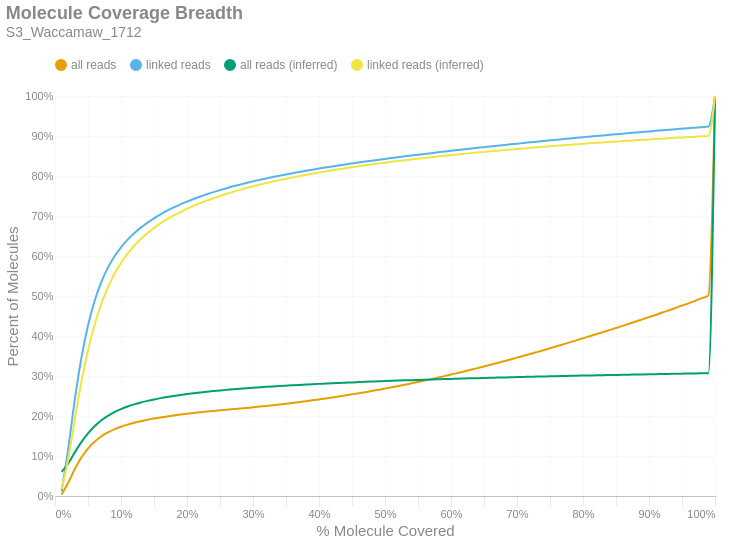

Notebook cell for this chart:
### Markdown cell above
### Molecule Read Coverage
This chart shows molecule coverage breadth as computed by the number of bases aligned to that molecule. In other words, "*how much of each unique long molecule is actually sequenced/aligned?*" Keep in mind there is a distinction between sequences and alignments, since some sequences belonging to a particular molecule may not align well and wouldn't appear in the alignment data. This chart also shows molecule coverage breadth as computed by the *inferred fragment* from which the aligned sequences originate. Unlike read coverage, this calculation takes into account the total insert size, including unsequenced gaps between the forward and reverse reads. Like the previous figures, these are cumulative percents.

### Code cell
if SKIPLR:
    print_html(f"Skipped")
else:
    binned_df = consolidated_hist(valids['coverage_bp'], mask, 0.01, True)
    binned_df_inf = consolidated_hist(valids['coverage_inserts'], mask, 0.01, True)
    binned_df = binned_df.with_columns(pl.lit(binned_df_inf['all reads (cumsum)']).alias('all reads (inferred)'))
    binned_df = binned_df.with_columns(pl.lit(binned_df_inf['linked reads (cumsum)']).alias('linked reads (inferred)'))
    binned_df = binned_df.with_columns(
        (pl.col('bin').cast(pl.Float64) + 0.01).alias('right_edge')
    )

    with SafeRender(binned_df):
        (
            density_plot(binned_df, 'Molecule Coverage Breadth', samplename, 'molcov', ['all reads (inferred)','linked reads (inferred)'])
            .encode(
                #x=alt.X('bin:Q', title="% Molecule Covered").axis(format = '%').scale(padding=0),
                x=alt.X('right_edge:Q', title="% Molecule Covered").axis(format='%').scale(padding=0),
                y=alt.Y('value:Q', title='Percent of Molecules')
                    .axis(format='%')
                    .stack(False)
                    .scale(domainMin=0, padding=0),
                color=alt.Color("key:N").scale(domain = ["all reads", "linked reads", "all reads (inferred)", "linked reads (inferred)"]),
                tooltip = [
                    alt.Tooltip("key:N", title = "Data Type"),
                    alt.Tooltip("range_label:N", title="% Molecule Covered"),
                    alt.Tooltip("value:Q", format = ".2%", title="% Molecules")
                ]
            )
        ).display()

### Figure 1 — Vega-Lite specification as saved in the notebook (floating-point values rounded to 4 significant figures)
{"width": "container", "height": 400, "config": {"title": {"anchor": "start", "dy": -15, "fontSize": 18, "color": "#888888", "subtitleColor": "#888888", "subtitleFontSize": 14}, "arc": {"fill": "#0072B2"}, "axis": {"domainColor": "#888888", "domainWidth": 0.5, "gridWidth": 0.2, "grid": false, "titleFontWeight": 400, "titleFontSize": 15, "labelFontSize": 11, "labelColor": "#888888", "tickColor": "#888888", "tickWidth": 0.2, "titleColor": "#888888"}, "axisBand": {"grid": false}, "axisX": {"grid": true, "tickSize": 10, "domainCap": "round"}, "axisY": {"domain": false, "grid": true, "tickSize": 0, "domainCap": "round"}, "background": "transparent", "header": {"labelFontSize": 15, "labelColor": "#888888", "titleFontSize": 15, "titleFontWeight": 600, "titleColor": "#888888"}, "legend": {"labelFont": "sans-serif", "labelFontSize": 12, "labelColor": "#888888", "symbolSize": 100, "symbolType": "circle", "titleFontSize": 12, "titlePadding": 10, "titleColor": "#888888", "title": null, "orient": "top"}, "range": {"category": ["#E69F00", "#56B4E9", "#009E73", "#F0E442", "#0072B2", "#D55E00", "#CC79A7", "#000000"], "diverging": ["#cfe8f3", "#a2d4ec", "#73bfe2", "#46abdb", "#1696d2", "#12719e"]}, "area": {"fill": "#0072B2", "fillOpacity": 0.7, "line": true, "strokeOpacity": 0.7}, "line": {"color": "#0072B2", "stroke": "#0072B2", "strokeWidth": 2}, "trail": {"color": "#0072B2", "stroke": "#0072B2", "strokeWidth": 0, "size": 1}, "point": {"filled": true, "fillOpacity": 1.0, "size": 95}, "text": {"color": "#888888", "fontSize": 11, "align": "right", "fontWeight": 400, "size": 11}, "bar": {"fill": "#0072B2", "stroke": null}, "view": {"stroke": null, "continuousWidth": 660, "continuousHeight": 400}}, "data": {"name": "data-750634aaa6be55326b8d40a6f3539c13"}, "mark": {"type": "line", "interpolate": "monotone", "point": {"opacity": 0, "size": 275}}, "encoding": {"color": {"field": "key", "scale": {"domain": ["all reads", "linked reads", "all reads (inferred)", "linked reads (inferred)"]}, "type": "nominal"}, "tooltip": [{"field": "key", "title": "Data Type", "type": "nominal"}, {"field": "range_label", "title": "% Molecule Covered", "type": "nominal"}, {"field": "value", "format": ".2%", "title": "% Molecules", "type": "quantitative"}], "x": {"axis": {"format": "%"}, "field": "right_edge", "scale": {"padding": 0}, "title": "% Molecule Covered", "type": "quantitative"}, "y": {"axis": {"format": "%"}, "field": "value", "scale": {"domainMin": 0, "padding": 0}, "stack": false, "title": "Percent of Molecules", "type": "quantitative"}}, "params": [{"name": "param_c36ac31b6afebe62", "select": {"type": "point", "fields": ["key"]}, "bind": "legend"}], "title": {"text": "Molecule Coverage Breadth", "subtitle": "S3_Waccamaw_1712"}, "transform": [{"fold": ["all reads (cumsum)", "linked reads (cumsum)", "all reads (inferred)", "linked reads (inferred)"]}, {"calculate": "replace(datum.key, ' (cumsum)', '')", "as": "key"}, {"filter": {"param": "param_c36ac31b6afebe62"}}], "usermeta": {"embedOptions": {"downloadFileName": "S3_Waccamaw_1712.molcov"}}, "$schema": "https://vega.github.io/schema/vega-lite/v6.1.0.json", "datasets": {"data-750634aaa6be55326b8d40a6f3539c13": [{"bin": "0.0", "interval": "0.0-0.01", "all reads": 0.003488, "linked reads": 0.01167, "all reads (cumsum)": 0.003488, "linked reads (cumsum)": 0.01167, "range_label": "0.0-0.01", "all reads (inferred)": 0.06038, "linked reads (inferred)": 0.01755, "right_edge": 0.01}, {"bin": "0.01", "interval": "0.01-0.02", "all reads": 0.02964, "linked reads": 0.106, "all reads (cumsum)": 0.03313, "linked reads (cumsum)": 0.1177, "range_label": "0.01-0.02", "all reads (inferred)": 0.08139, "linked reads (inferred)": 0.09251, "right_edge": 0.02}, {"bin": "0.02", "interval": "0.02-0.03", "all reads": 0.03421, "linked reads": 0.1232, "all reads (cumsum)": 0.06734, "linked reads (cumsum)": 0.2409, "range_label": "0.02-0.03", "all reads (inferred)": 0.1091, "linked reads (inferred)": 0.1923, "right_edge": 0.03}, {"bin": "0.03", "interval": "0.03-0.04", "all reads": 0.02892, "linked reads": 0.1043, "all reads (cumsum)": 0.09626, "linked reads (cumsum)": 0.3452, "range_label": "0.03-0.04", "all reads (inferred)": 0.1348, "linked reads (inferred)": 0.2852, "right_edge": 0.04}, {"bin": "0.04", "interval": "0.04-0.05", "all reads": 0.02242, "linked reads": 0.08087, "all reads (cumsum)": 0.1187, "linked reads (cumsum)": 0.426, "range_label": "0.04-0.05", "all reads (inferred)": 0.1566, "linked reads (inferred)": 0.364, "right_edge": 0.05}, {"bin": "0.05", "interval": "0.05-0.06", "all reads": 0.0171, "linked reads": 0.06155, "all reads (cumsum)": 0.1358, "linked reads (cumsum)": 0.4876, "range_label": "0.05-0.06", "all reads (inferred)": 0.1743, "linked reads (inferred)": 0.4279, "right_edge": 0.06}, {"bin": "0.06", "interval": "0.06-0.07", "all reads": 0.01297, "linked reads": 0.04667, "all reads (cumsum)": 0.1488, "linked reads (cumsum)": 0.5343, "range_label": "0.06-0.07", "all reads (inferred)": 0.1886, "linked reads (inferred)": 0.4796, "right_edge": 0.07}, {"bin": "0.07", "interval": "0.07-0.08", "all reads": 0.01004, "linked reads": 0.03606, "all reads (cumsum)": 0.1588, "linked reads (cumsum)": 0.5703, "range_label": "0.07-0.08", "all reads (inferred)": 0.2001, "linked reads (inferred)": 0.5211, "right_edge": 0.08}, {"bin": "0.08", "interval": "0.08-0.09", "all reads": 0.007932, "linked reads": 0.02846, "all reads (cumsum)": 0.1667, "linked reads (cumsum)": 0.5988, "range_label": "0.08-0.09", "all reads (inferred)": 0.2095, "linked reads (inferred)": 0.5549, "right_edge": 0.09}, {"bin": "0.09", "interval": "0.09-0.1", "all reads": 0.006429, "linked reads": 0.02301, "all reads (cumsum)": 0.1732, "linked reads (cumsum)": 0.6218, "range_label": "0.09-0.1", "all reads (inferred)": 0.2172, "linked reads (inferred)": 0.5827, "right_edge": 0.1}, {"bin": "0.1", "interval": "0.1-0.11", "all reads": 0.005351, "linked reads": 0.01906, "all reads (cumsum)": 0.1785, "linked reads (cumsum)": 0.6408, "range_label": "0.1-0.11", "all reads (inferred)": 0.2236, "linked reads (inferred)": 0.6059, "right_edge": 0.11}, {"bin": "0.11", "interval": "0.11-0.12", "all reads": 0.004527, "linked reads": 0.01609, "all reads (cumsum)": 0.183, "linked reads (cumsum)": 0.6569, "range_label": "0.11-0.12", "all reads (inferred)": 0.2291, "linked reads (inferred)": 0.6257, "right_edge": 0.12}, {"bin": "0.12", "interval": "0.12-0.13", "all reads": 0.003937, "linked reads": 0.01401, "all reads (cumsum)": 0.187, "linked reads (cumsum)": 0.6709, "range_label": "0.12-0.13", "all reads (inferred)": 0.2338, "linked reads (inferred)": 0.6425, "right_edge": 0.13}, {"bin": "0.13", "interval": "0.13-0.14", "all reads": 0.003477, "linked reads": 0.01232, "all reads (cumsum)": 0.1905, "linked reads (cumsum)": 0.6833, "range_label": "0.13-0.14", "all reads (inferred)": 0.2378, "linked reads (inferred)": 0.657, "right_edge": 0.14}, {"bin": "0.14", "interval": "0.14-0.15", "all reads": 0.003124, "linked reads": 0.01103, "all reads (cumsum)": 0.1936, "linked reads (cumsum)": 0.6943, "range_label": "0.14-0.15", "all reads (inferred)": 0.2414, "linked reads (inferred)": 0.6701, "right_edge": 0.15}, {"bin": "0.15", "interval": "0.15-0.16", "all reads": 0.002806, "linked reads": 0.009892, "all reads (cumsum)": 0.1964, "linked reads (cumsum)": 0.7042, "range_label": "0.15-0.16", "all reads (inferred)": 0.2447, "linked reads (inferred)": 0.6816, "right_edge": 0.16}, {"bin": "0.16", "interval": "0.16-0.17", "all reads": 0.00257, "linked reads": 0.008995, "all reads (cumsum)": 0.199, "linked reads (cumsum)": 0.7132, "range_label": "0.16-0.17", "all reads (inferred)": 0.2475, "linked reads (inferred)": 0.6919, "right_edge": 0.17}, {"bin": "0.17", "interval": "0.17-0.18", "all reads": 0.002379, "linked reads": 0.008284, "all reads (cumsum)": 0.2013, "linked reads (cumsum)": 0.7215, "range_label": "0.17-0.18", "all reads (inferred)": 0.2502, "linked reads (inferred)": 0.7013, "right_edge": 0.18}, {"bin": "0.18", "interval": "0.18-0.19", "all reads": 0.002175, "linked reads": 0.00753, "all reads (cumsum)": 0.2035, "linked reads (cumsum)": 0.729, "range_label": "0.18-0.19", "all reads (inferred)": 0.2526, "linked reads (inferred)": 0.7099, "right_edge": 0.19}, {"bin": "0.19", "interval": "0.19-0.2", "all reads": 0.002051, "linked reads": 0.007041, "all reads (cumsum)": 0.2056, "linked reads (cumsum)": 0.736, "range_label": "0.19-0.2", "all reads (inferred)": 0.2548, "linked reads (inferred)": 0.7179, "right_edge": 0.2}, {"bin": "0.2", "interval": "0.2-0.21", "all reads": 0.0019, "linked reads": 0.006473, "all reads (cumsum)": 0.2075, "linked reads (cumsum)": 0.7425, "range_label": "0.2-0.21", "all reads (inferred)": 0.2568, "linked reads (inferred)": 0.7252, "right_edge": 0.21}, {"bin": "0.21", "interval": "0.21-0.22", "all reads": 0.001809, "linked reads": 0.00609, "all reads (cumsum)": 0.2093, "linked reads (cumsum)": 0.7486, "range_label": "0.21-0.22", "all reads (inferred)": 0.2587, "linked reads (inferred)": 0.732, "right_edge": 0.22}, {"bin": "0.22", "interval": "0.22-0.23", "all reads": 0.001719, "linked reads": 0.005732, "all reads (cumsum)": 0.211, "linked reads (cumsum)": 0.7543, "range_label": "0.22-0.23", "all reads (inferred)": 0.2605, "linked reads (inferred)": 0.7384, "right_edge": 0.23}, {"bin": "0.23", "interval": "0.23-0.24", "all reads": 0.001632, "linked reads": 0.005372, "all reads (cumsum)": 0.2126, "linked reads (cumsum)": 0.7597, "range_label": "0.23-0.24", "all reads (inferred)": 0.2622, "linked reads (inferred)": 0.7445, "right_edge": 0.24}, {"bin": "0.24", "interval": "0.24-0.25", "all reads": 0.001566, "linked reads": 0.005069, "all reads (cumsum)": 0.2142, "linked reads (cumsum)": 0.7648, "range_label": "0.24-0.25", "all reads (inferred)": 0.2638, "linked reads (inferred)": 0.7502, "right_edge": 0.25}, {"bin": "0.25", "interval": "0.25-0.26", "all reads": 0.001521, "linked reads": 0.004817, "all reads (cumsum)": 0.2157, "linked reads (cumsum)": 0.7696, "range_label": "0.25-0.26", "all reads (inferred)": 0.2653, "linked reads (inferred)": 0.7555, "right_edge": 0.26}, {"bin": "0.26", "interval": "0.26-0.27", "all reads": 0.001492, "linked reads": 0.004569, "all reads (cumsum)": 0.2172, "linked reads (cumsum)": 0.7742, "range_label": "0.26-0.27", "all reads (inferred)": 0.2667, "linked reads (inferred)": 0.7606, "right_edge": 0.27}, {"bin": "0.27", "interval": "0.27-0.28", "all reads": 0.001471, "linked reads": 0.004208, "all reads (cumsum)": 0.2187, "linked reads (cumsum)": 0.7784, "range_label": "0.27-0.28", "all reads (inferred)": 0.2681, "linked reads (inferred)": 0.7654, "right_edge": 0.28}, {"bin": "0.28", "interval": "0.28-0.29", "all reads": 0.001543, "linked reads": 0.00412, "all reads (cumsum)": 0.2202, "linked reads (cumsum)": 0.7825, "range_label": "0.28-0.29", "all reads (inferred)": 0.2694, "linked reads (inferred)": 0.7699, "right_edge": 0.29}, {"bin": "0.29", "interval": "0.29-0.3", "all reads": 0.001621, "linked reads": 0.004018, "all reads (cumsum)": 0.2218, "linked reads (cumsum)": 0.7865, "range_label": "0.29-0.3", "all reads (inferred)": 0.2706, "linked reads (inferred)": 0.7743, "right_edge": 0.3}, {"bin": "0.3", "interval": "0.3-0.31", "all reads": 0.001648, "linked reads": 0.003763, "all reads (cumsum)": 0.2235, "linked reads (cumsum)": 0.7903, "range_label": "0.3-0.31", "all reads (inferred)": 0.2717, "linked reads (inferred)": 0.7783, "right_edge": 0.31}, {"bin": "0.31", "interval": "0.31-0.32", "all reads": 0.001688, "linked reads": 0.00351, "all reads (cumsum)": 0.2252, "linked reads (cumsum)": 0.7938, "range_label": "0.31-0.32", "all reads (inferred)": 0.2729, "linked reads (inferred)": 0.7824, "right_edge": 0.32}, {"bin": "0.32", "interval": "0.32-0.33", "all reads": 0.001796, "linked reads": 0.0035, "all reads (cumsum)": 0.227, "linked reads (cumsum)": 0.7973, "range_label": "0.32-0.33", "all reads (inferred)": 0.2739, "linked reads (inferred)": 0.7861, "right_edge": 0.33}, {"bin": "0.33", "interval": "0.33-0.34", "all reads": 0.001862, "linked reads": 0.003372, "all reads (cumsum)": 0.2288, "linked reads (cumsum)": 0.8006, "range_label": "0.33-0.34", "all reads (inferred)": 0.2749, "linked reads (inferred)": 0.7897, "right_edge": 0.34}, {"bin": "0.34", "interval": "0.34-0.35", "all reads": 0.001926, "linked reads": 0.003238, "all reads (cumsum)": 0.2308, "linked reads (cumsum)": 0.8039, "range_label": "0.34-0.35", "all reads (inferred)": 0.2759, "linked reads (inferred)": 0.793, "right_edge": 0.35}, {"bin": "0.35", "interval": "0.35-0.36", "all reads": 0.001984, "linked reads": 0.003133, "all reads (cumsum)": 0.2327, "linked reads (cumsum)": 0.807, "range_label": "0.35-0.36", "all reads (inferred)": 0.2768, "linked reads (inferred)": 0.7963, "right_edge": 0.36}, {"bin": "0.36", "interval": "0.36-0.37", "all reads": 0.002087, "linked reads": 0.00311, "all reads (cumsum)": 0.2348, "linked reads (cumsum)": 0.8101, "range_label": "0.36-0.37", "all reads (inferred)": 0.2777, "linked reads (inferred)": 0.7996, "right_edge": 0.37}, {"bin": "0.37", "interval": "0.37-0.38", "all reads": 0.002148, "linked reads": 0.002948, "all reads (cumsum)": 0.237, "linked reads (cumsum)": 0.8131, "range_label": "0.37-0.38", "all reads (inferred)": 0.2786, "linked reads (inferred)": 0.8026, "right_edge": 0.38}, {"bin": "0.38", "interval": "0.38-0.39", "all reads": 0.002231, "linked reads": 0.002827, "all reads (cumsum)": 0.2392, "linked reads (cumsum)": 0.8159, "range_label": "0.38-0.39", "all reads (inferred)": 0.2795, "linked reads (inferred)": 0.8058, "right_edge": 0.39}, {"bin": "0.39", "interval": "0.39-0.4", "all reads": 0.002327, "linked reads": 0.002761, "all reads (cumsum)": 0.2415, "linked reads (cumsum)": 0.8187, "range_label": "0.39-0.4", "all reads (inferred)": 0.2803, "linked reads (inferred)": 0.8088, "right_edge": 0.4}, {"bin": "0.4", "interval": "0.4-0.41", "all reads": 0.002324, "linked reads": 0.002665, "all reads (cumsum)": 0.2439, "linked reads (cumsum)": 0.8213, "range_label": "0.4-0.41", "all reads (inferred)": 0.2811, "linked reads (inferred)": 0.8116, "right_edge": 0.41}, {"bin": "0.41", "interval": "0.41-0.42", "all reads": 0.00243, "linked reads": 0.00259, "all reads (cumsum)": 0.2463, "linked reads (cumsum)": 0.8239, "range_label": "0.41-0.42", "all reads (inferred)": 0.2819, "linked reads (inferred)": 0.8143, "right_edge": 0.42}, {"bin": "0.42", "interval": "0.42-0.43", "all reads": 0.002537, "linked reads": 0.002506, "all reads (cumsum)": 0.2488, "linked reads (cumsum)": 0.8264, "range_label": "0.42-0.43", "all reads (inferred)": 0.2826, "linked reads (inferred)": 0.8169, "right_edge": 0.43}, {"bin": "0.43", "interval": "0.43-0.44", "all reads": 0.002647, "linked reads": 0.002567, "all reads (cumsum)": 0.2515, "linked reads (cumsum)": 0.829, "range_label": "0.43-0.44", "all reads (inferred)": 0.2833, "linked reads (inferred)": 0.8193, "right_edge": 0.44}, {"bin": "0.44", "interval": "0.44-0.45", "all reads": 0.002651, "linked reads": 0.002417, "all reads (cumsum)": 0.2541, "linked reads (cumsum)": 0.8314, "range_label": "0.44-0.45", "all reads (inferred)": 0.284, "linked reads (inferred)": 0.8219, "right_edge": 0.45}, {"bin": "0.45", "interval": "0.45-0.46", "all reads": 0.002743, "linked reads": 0.002366, "all reads (cumsum)": 0.2569, "linked reads (cumsum)": 0.8338, "range_label": "0.45-0.46", "all reads (inferred)": 0.2847, "linked reads (inferred)": 0.8243, "right_edge": 0.46}, {"bin": "0.46", "interval": "0.46-0.47", "all reads": 0.002773, "linked reads": 0.002286, "all reads (cumsum)": 0.2596, "linked reads (cumsum)": 0.8361, "range_label": "0.46-0.47", "all reads (inferred)": 0.2854, "linked reads (inferred)": 0.8266, "right_edge": 0.47}, {"bin": "0.47", "interval": "0.47-0.48", "all reads": 0.002943, "linked reads": 0.002248, "all reads (cumsum)": 0.2626, "linked reads (cumsum)": 0.8383, "range_label": "0.47-0.48", "all reads (inferred)": 0.286, "linked reads (inferred)": 0.8288, "right_edge": 0.48}, {"bin": "0.48", "interval": "0.48-0.49", "all reads": 0.0029, "linked reads": 0.002203, "all reads (cumsum)": 0.2655, "linked reads (cumsum)": 0.8405, "range_label": "0.48-0.49", "all reads (inferred)": 0.2866, "linked reads (inferred)": 0.831, "right_edge": 0.49}, {"bin": "0.49", "interval": "0.49-0.5", "all reads": 0.003283, "linked reads": 0.002231, "all reads (cumsum)": 0.2688, "linked reads (cumsum)": 0.8427, "range_label": "0.49-0.5", "all reads (inferred)": 0.2873, "linked reads (inferred)": 0.8333, "right_edge": 0.5}, {"bin": "0.5", "interval": "0.5-0.51", "all reads": 0.002905, "linked reads": 0.002143, "all reads (cumsum)": 0.2717, "linked reads (cumsum)": 0.8449, "range_label": "0.5-0.51", "all reads (inferred)": 0.2879, "linked reads (inferred)": 0.8354, "right_edge": 0.51}, {"bin": "0.51", "interval": "0.51-0.52", "all reads": 0.003287, "linked reads": 0.002138, "all reads (cumsum)": 0.275, "linked reads (cumsum)": 0.847, "range_label": "0.51-0.52", "all reads (inferred)": 0.2885, "linked reads (inferred)": 0.8375, "right_edge": 0.52}, {"bin": "0.52", "interval": "0.52-0.53", "all reads": 0.003263, "linked reads": 0.002083, "all reads (cumsum)": 0.2782, "linked reads (cumsum)": 0.8491, "range_label": "0.52-0.53", "all reads (inferred)": 0.2891, "linked reads (inferred)": 0.8395, "right_edge": 0.53}, {"bin": "0.53", "interval": "0.53-0.54", "all reads": 0.003384, "linked reads": 0.002003, "all reads (cumsum)": 0.2816, "linked reads (cumsum)": 0.8511, "range_label": "0.53-0.54", "all reads (inferred)": 0.2897, "linked reads (inferred)": 0.8415, "right_edge": 0.54}, {"bin": "0.54", "interval": "0.54-0.55", "all reads": 0.003417, "linked reads": 0.002009, "all reads (cumsum)": 0.285, "linked reads (cumsum)": 0.8531, "range_label": "0.54-0.55", "all reads (inferred)": 0.2902, "linked reads (inferred)": 0.8434, "right_edge": 0.55}, {"bin": "0.55", "interval": "0.55-0.56", "all reads": 0.003581, "linked reads": 0.002044, "all reads (cumsum)": 0.2886, "linked reads (cumsum)": 0.8552, "range_label": "0.55-0.56", "all reads (inferred)": 0.2907, "linked reads (inferred)": 0.8453, "right_edge": 0.56}, {"bin": "0.56", "interval": "0.56-0.57", "all reads": 0.003596, "linked reads": 0.001962, "all reads (cumsum)": 0.2922, "linked reads (cumsum)": 0.8571, "range_label": "0.56-0.57", "all reads (inferred)": 0.2913, "linked reads (inferred)": 0.8471, "right_edge": 0.57}, {"bin": "0.57", "interval": "0.57-0.58", "all reads": 0.003679, "linked reads": 0.001961, "all reads (cumsum)": 0.2959, "linked reads (cumsum)": 0.8591, "range_label": "0.57-0.58", "all reads (inferred)": 0.2918, "linked reads (inferred)": 0.8489, "right_edge": 0.58}, {"bin": "0.58", "interval": "0.58-0.59", "all reads": 0.003763, "linked reads": 0.001938, "all reads (cumsum)": 0.2996, "linked reads (cumsum)": 0.861, "range_label": "0.58-0.59", "all reads (inferred)": 0.2923, "linked reads (inferred)": 0.8507, "right_edge": 0.59}, {"bin": "0.59", "interval": "0.59-0.6", "all reads": 0.003959, "linked reads": 0.001929, "all reads (cumsum)": 0.3036, "linked reads (cumsum)": 0.8629, "range_label": "0.59-0.6", "all reads (inferred)": 0.2928, "linked reads (inferred)": 0.8524, "right_edge": 0.6}, {"bin": "0.6", "interval": "0.6-0.61", "all reads": 0.003801, "linked reads": 0.001881, "all reads (cumsum)": 0.3074, "linked reads (cumsum)": 0.8648, "range_label": "0.6-0.61", "all reads (inferred)": 0.2933, "linked reads (inferred)": 0.854, "right_edge": 0.61}, {"bin": "0.61", "interval": "0.61-0.62", "all reads": 0.004086, "linked reads": 0.001831, "all reads (cumsum)": 0.3115, "linked reads (cumsum)": 0.8667, "range_label": "0.61-0.62", "all reads (inferred)": 0.2938, "linked reads (inferred)": 0.8557, "right_edge": 0.62}, {"bin": "0.62", "interval": "0.62-0.63", "all reads": 0.004063, "linked reads": 0.001875, "all reads (cumsum)": 0.3155, "linked reads (cumsum)": 0.8685, "range_label": "0.62-0.63", "all reads (inferred)": 0.2942, "linked reads (inferred)": 0.8572, "right_edge": 0.63}, {"bin": "0.63", "interval": "0.63-0.64", "all reads": 0.004117, "linked reads": 0.001814, "all reads (cumsum)": 0.3197, "linked reads (cumsum)": 0.8704, "range_label": "0.63-0.64", "all reads (inferred)": 0.2947, "linked reads (inferred)": 0.8588, "right_edge": 0.64}, {"bin": "0.64", "interval": "0.64-0.65", "all reads": 0.00419, "linked reads": 0.001798, "all reads (cumsum)": 0.3239, "linked reads (cumsum)": 0.8721, "range_label": "0.64-0.65", "all reads (inferred)": 0.2951, "linked reads (inferred)": 0.8603, "right_edge": 0.65}, {"bin": "0.65", "interval": "0.65-0.66", "all reads": 0.004471, "linked reads": 0.001853, "all reads (cumsum)": 0.3283, "linked reads (cumsum)": 0.874, "range_label": "0.65-0.66", "all reads (inferred)": 0.2956, "linked reads (inferred)": 0.8618, "right_edge": 0.66}, {"bin": "0.66", "interval": "0.66-0.67", "all reads": 0.004262, "linked reads": 0.001636, "all reads (cumsum)": 0.3326, "linked reads (cumsum)": 0.8756, "range_label": "0.66-0.67", "all reads (inferred)": 0.296, "linked reads (inferred)": 0.8633, "right_edge": 0.67}, {"bin": "0.67", "interval": "0.67-0.68", "all reads": 0.004366, "linked reads": 0.001716, "all reads (cumsum)": 0.337, "linked reads (cumsum)": 0.8774, "range_label": "0.67-0.68", "all reads (inferred)": 0.2964, "linked reads (inferred)": 0.8647, "right_edge": 0.68}, {"bin": "0.68", "interval": "0.68-0.69", "all reads": 0.004426, "linked reads": 0.00174, "all reads (cumsum)": 0.3414, "linked reads (cumsum)": 0.8791, "range_label": "0.68-0.69", "all reads (inferred)": 0.2968, "linked reads (inferred)": 0.8662, "right_edge": 0.69}, {"bin": "0.69", "interval": "0.69-0.7", "all reads": 0.004596, "linked reads": 0.001719, "all reads (cumsum)": 0.346, "linked reads (cumsum)": 0.8808, "range_label": "0.69-0.7", "all reads (inferred)": 0.2972, "linked reads (inferred)": 0.8676, "right_edge": 0.7}, {"bin": "0.7", "interval": "0.7-0.71", "all reads": 0.004479, "linked reads": 0.001692, "all reads (cumsum)": 0.3505, "linked reads (cumsum)": 0.8825, "range_label": "0.7-0.71", "all reads (inferred)": 0.2977, "linked reads (inferred)": 0.869, "right_edge": 0.71}, {"bin": "0.71", "interval": "0.71-0.72", "all reads": 0.004597, "linked reads": 0.001682, "all reads (cumsum)": 0.3551, "linked reads (cumsum)": 0.8842, "range_label": "0.71-0.72", "all reads (inferred)": 0.298, "linked reads (inferred)": 0.8703, "right_edge": 0.72}, {"bin": "0.72", "interval": "0.72-0.73", "all reads": 0.004727, "linked reads": 0.0016, "all reads (cumsum)": 0.3598, "linked reads (cumsum)": 0.8858, "range_label": "0.72-0.73", "all reads (inferred)": 0.2984, "linked reads (inferred)": 0.8717, "right_edge": 0.73}, {"bin": "0.73", "interval": "0.73-0.74", "all reads": 0.004705, "linked reads": 0.001707, "all reads (cumsum)": 0.3645, "linked reads (cumsum)": 0.8875, "range_label": "0.73-0.74", "all reads (inferred)": 0.2988, "linked reads (inferred)": 0.873, "right_edge": 0.74}, {"bin": "0.74", "interval": "0.74-0.75", "all reads": 0.005028, "linked reads": 0.001633, "all reads (cumsum)": 0.3695, "linked reads (cumsum)": 0.8891, "range_label": "0.74-0.75", "all reads (inferred)": 0.2992, "linked reads (inferred)": 0.8743, "right_edge": 0.75}, {"bin": "0.75", "interval": "0.75-0.76", "all reads": 0.004717, "linked reads": 0.001566, "all reads (cumsum)": 0.3742, "linked reads (cumsum)": 0.8907, "range_label": "0.75-0.76", "all reads (inferred)": 0.2996, "linked reads (inferred)": 0.8755, "right_edge": 0.76}, {"bin": "0.76", "interval": "0.76-0.77", "all reads": 0.004902, "linked reads": 0.001594, "all reads (cumsum)": 0.3791, "linked reads (cumsum)": 0.8923, "range_label": "0.76-0.77", "all reads (inferred)": 0.2999, "linked reads (inferred)": 0.8768, "right_edge": 0.77}, {"bin": "0.77", "interval": "0.77-0.78", "all reads": 0.004985, "linked reads": 0.001548, "all reads (cumsum)": 0.3841, "linked reads (cumsum)": 0.8938, "range_label": "0.77-0.78", "all reads (inferred)": 0.3003, "linked reads (inferred)": 0.878, "right_edge": 0.78}, {"bin": "0.78", "interval": "0.78-0.79", "all reads": 0.004963, "linked reads": 0.001502, "all reads (cumsum)": 0.3891, "linked reads (cumsum)": 0.8953, "range_label": "0.78-0.79", "all reads (inferred)": 0.3007, "linked reads (inferred)": 0.8792, "right_edge": 0.79}, {"bin": "0.79", "interval": "0.79-0.8", "all reads": 0.005277, "linked reads": 0.001594, "all reads (cumsum)": 0.3944, "linked reads (cumsum)": 0.8969, "range_label": "0.79-0.8", "all reads (inferred)": 0.301, "linked reads (inferred)": 0.8804, "right_edge": 0.8}, {"bin": "0.8", "interval": "0.8-0.81", "all reads": 0.004926, "linked reads": 0.00148, "all reads (cumsum)": 0.3993, "linked reads (cumsum)": 0.8984, "range_label": "0.8-0.81", "all reads (inferred)": 0.3014, "linked reads (inferred)": 0.8816, "right_edge": 0.81}, {"bin": "0.81", "interval": "0.81-0.82", "all reads": 0.005102, "linked reads": 0.001504, "all reads (cumsum)": 0.4044, "linked reads (cumsum)": 0.8999, "range_label": "0.81-0.82", "all reads (inferred)": 0.3017, "linked reads (inferred)": 0.8828, "right_edge": 0.82}, {"bin": "0.82", "interval": "0.82-0.83", "all reads": 0.005207, "linked reads": 0.001476, "all reads (cumsum)": 0.4096, "linked reads (cumsum)": 0.9014, "range_label": "0.82-0.83", "all reads (inferred)": 0.3021, "linked reads (inferred)": 0.884, "right_edge": 0.83}, {"bin": "0.83", "interval": "0.83-0.84", "all reads": 0.005212, "linked reads": 0.00154, "all reads (cumsum)": 0.4148, "linked reads (cumsum)": 0.9029, "range_label": "0.83-0.84", "all reads (inferred)": 0.3024, "linked reads (inferred)": 0.8851, "right_edge": 0.84}, {"bin": "0.84", "interval": "0.84-0.85", "all reads": 0.005201, "linked reads": 0.001388, "all reads (cumsum)": 0.42, "linked reads (cumsum)": 0.9043, "range_label": "0.84-0.85", "all reads (inferred)": 0.3027, "linked reads (inferred)": 0.8862, "right_edge": 0.85}, {"bin": "0.85", "interval": "0.85-0.86", "all reads": 0.005343, "linked reads": 0.001469, "all reads (cumsum)": 0.4253, "linked reads (cumsum)": 0.9058, "range_label": "0.85-0.86", "all reads (inferred)": 0.3031, "linked reads (inferred)": 0.8873, "right_edge": 0.86}, {"bin": "0.86", "interval": "0.86-0.87", "all reads": 0.005339, "linked reads": 0.001467, "all reads (cumsum)": 0.4307, "linked reads (cumsum)": 0.9073, "range_label": "0.86-0.87", "all reads (inferred)": 0.3034, "linked reads (inferred)": 0.8883, "right_edge": 0.87}, {"bin": "0.87", "interval": "0.87-0.88", "all reads": 0.005546, "linked reads": 0.001441, "all reads (cumsum)": 0.4362, "linked reads (cumsum)": 0.9087, "range_label": "0.87-0.88", "all reads (inferred)": 0.3037, "linked reads (inferred)": 0.8893, "right_edge": 0.88}, {"bin": "0.88", "interval": "0.88-0.89", "all reads": 0.005414, "linked reads": 0.001389, "all reads (cumsum)": 0.4416, "linked reads (cumsum)": 0.9101, "range_label": "0.88-0.89", "all reads (inferred)": 0.304, "linked reads (inferred)": 0.8904, "right_edge": 0.89}, {"bin": "0.89", "interval": "0.89-0.9", "all reads": 0.005609, "linked reads": 0.001419, "all reads (cumsum)": 0.4473, "linked reads (cumsum)": 0.9115, "range_label": "0.89-0.9", "all reads (inferred)": 0.3043, "linked reads (inferred)": 0.8914, "right_edge": 0.9}, {"bin": "0.9", "interval": "0.9-0.91", "all reads": 0.005294, "linked reads": 0.001341, "all reads (cumsum)": 0.4525, "linked reads (cumsum)": 0.9128, "range_label": "0.9-0.91", "all reads (inferred)": 0.3046, "linked reads (inferred)": 0.8925, "right_edge": 0.91}, {"bin": "0.91", "interval": "0.91-0.92", "all reads": 0.006113, "linked reads": 0.001443, "all reads (cumsum)": 0.4587, "linked reads (cumsum)": 0.9143, "range_label": "0.91-0.92", "all reads (inferred)": 0.3049, "linked reads (inferred)": 0.8934, "right_edge": 0.92}, {"bin": "0.92", "interval": "0.92-0.93", "all reads": 0.00537, "linked reads": 0.001379, "all reads (cumsum)": 0.464, "linked reads (cumsum)": 0.9157, "range_label": "0.92-0.93", "all reads (inferred)": 0.3052, "linked reads (inferred)": 0.8944, "right_edge": 0.93}, {"bin": "0.93", "interval": "0.93-0.94", "all reads": 0.005811, "linked reads": 0.001341, "all reads (cumsum)": 0.4698, "linked reads (cumsum)": 0.917, "range_label": "0.93-0.94", "all reads (inferred)": 0.3055, "linked reads (inferred)": 0.8954, "right_edge": 0.94}, {"bin": "0.94", "interval": "0.94-0.95", "all reads": 0.006329, "linked reads": 0.001296, "all reads (cumsum)": 0.4762, "linked reads (cumsum)": 0.9183, "range_label": "0.94-0.95", "all reads (inferred)": 0.3058, "linked reads (inferred)": 0.8964, "right_edge": 0.95}, {"bin": "0.95", "interval": "0.95-0.96", "all reads": 0.005401, "linked reads": 0.001297, "all reads (cumsum)": 0.4816, "linked reads (cumsum)": 0.9196, "range_label": "0.95-0.96", "all reads (inferred)": 0.3062, "linked reads (inferred)": 0.8973, "right_edge": 0.96}, {"bin": "0.96", "interval": "0.96-0.97", "all reads": 0.006222, "linked reads": 0.001284, "all reads (cumsum)": 0.4878, "linked reads (cumsum)": 0.9209, "range_label": "0.96-0.97", "all reads (inferred)": 0.3065, "linked reads (inferred)": 0.8983, "right_edge": 0.97}, {"bin": "0.97", "interval": "0.97-0.98", "all reads": 0.006847, "linked reads": 0.001286, "all reads (cumsum)": 0.4946, "linked reads (cumsum)": 0.9222, "range_label": "0.97-0.98", "all reads (inferred)": 0.3068, "linked reads (inferred)": 0.8993, "right_edge": 0.98}, {"bin": "0.98", "interval": "0.98-0.99", "all reads": 0.006424, "linked reads": 0.001339, "all reads (cumsum)": 0.5011, "linked reads (cumsum)": 0.9235, "range_label": "0.98-0.99", "all reads (inferred)": 0.3072, "linked reads (inferred)": 0.9, "right_edge": 0.99}, {"bin": "0.99", "interval": "0.99-1.0", "all reads": 0.4989, "linked reads": 0.07649, "all reads (cumsum)": 1.0, "linked reads (cumsum)": 1.0, "range_label": "0.99-1.0", "all reads (inferred)": 1.0, "linked reads (inferred)": 1.0, "right_edge": 1.0}]}}
